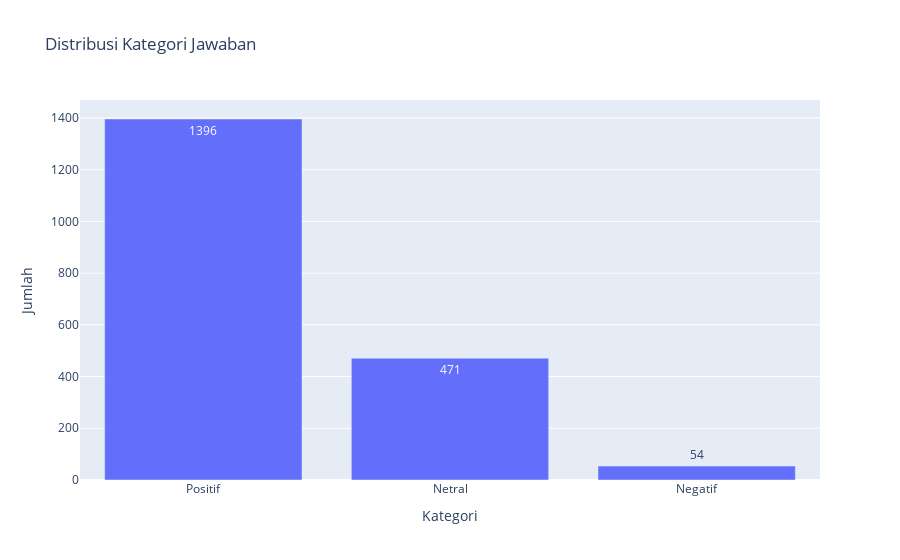

Source (notebook cell):
### Code cell
def kategori(j):
    if j in ["SS", "S"]:
        return "Positif"
    elif j == "CS":
        return "Netral"
    else:
        return "Negatif"

df_long["Kategori"] = df_long["Jawaban"].apply(kategori)

kategori_dist = df_long["Kategori"].value_counts().reset_index()
kategori_dist.columns = ["Kategori", "Jumlah"]

fig5 = px.bar(
    kategori_dist,
    x="Kategori",
    y="Jumlah",
    title="Distribusi Kategori Jawaban",
    text_auto=True
)

fig5.show()

### Figure 1 — Plotly figure (JSON) as saved in the notebook; plotly's stock layout.template omitted (floating-point values rounded to 4 significant figures)
{"data": [{"hovertemplate": "Kategori=%{x}<br>Jumlah=%{y}<extra></extra>", "legendgroup": "", "marker": {"color": "#636efa", "pattern": {"shape": ""}}, "name": "", "orientation": "v", "showlegend": false, "textposition": "auto", "texttemplate": "%{y}", "type": "bar", "x": ["Positif", "Netral", "Negatif"], "xaxis": "x", "y": [1396, 471, 54], "yaxis": "y"}], "layout": {"barmode": "relative", "legend": {"tracegroupgap": 0}, "title": {"text": "Distribusi Kategori Jawaban"}, "xaxis": {"anchor": "y", "domain": [0, 1], "title": {"text": "Kategori"}}, "yaxis": {"anchor": "x", "domain": [0, 1], "title": {"text": "Jumlah"}}}}
